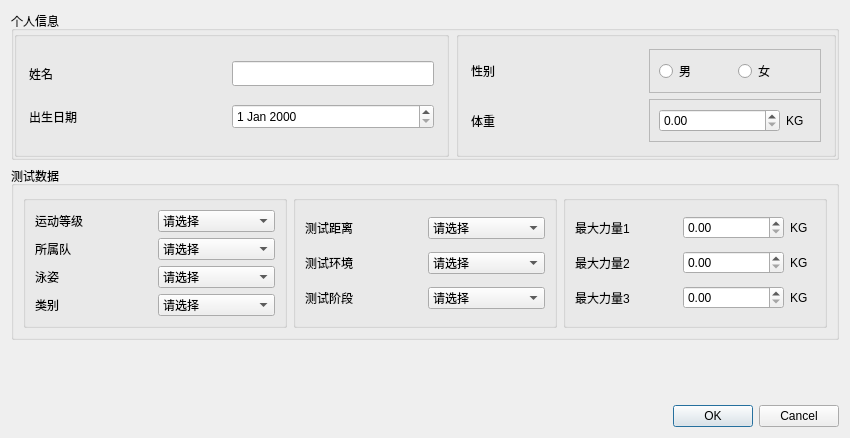
<?xml version="1.0" encoding="UTF-8"?>
<ui version="4.0">
 <class>NewData</class>
 <widget class="QDialog" name="NewData">
  <property name="geometry">
   <rect>
    <x>0</x>
    <y>0</y>
    <width>850</width>
    <height>438</height>
   </rect>
  </property>
  <property name="windowTitle">
   <string>数据录入</string>
  </property>
  <layout class="QVBoxLayout" name="verticalLayout_3">
   <item>
    <widget class="QGroupBox" name="groupBox">
     <property name="title">
      <string>个人信息</string>
     </property>
     <layout class="QHBoxLayout" name="horizontalLayout_5">
      <property name="spacing">
       <number>7</number>
      </property>
      <property name="leftMargin">
       <number>0</number>
      </property>
      <property name="topMargin">
       <number>0</number>
      </property>
      <property name="rightMargin">
       <number>0</number>
      </property>
      <property name="bottomMargin">
       <number>0</number>
      </property>
      <item>
       <widget class="QGroupBox" name="groupBox_3">
        <property name="title">
         <string/>
        </property>
        <layout class="QVBoxLayout" name="verticalLayout_2">
         <property name="leftMargin">
          <number>12</number>
         </property>
         <property name="topMargin">
          <number>12</number>
         </property>
         <property name="rightMargin">
          <number>12</number>
         </property>
         <property name="bottomMargin">
          <number>12</number>
         </property>
         <item>
          <layout class="QHBoxLayout" name="horizontalLayout">
           <item>
            <widget class="QLabel" name="label_4">
             <property name="styleSheet">
              <string notr="true">
</string>
             </property>
             <property name="text">
              <string>姓名</string>
             </property>
            </widget>
           </item>
           <item>
            <widget class="QLineEdit" name="name">
             <property name="enabled">
              <bool>true</bool>
             </property>
             <property name="minimumSize">
              <size>
               <width>202</width>
               <height>25</height>
              </size>
             </property>
             <property name="maximumSize">
              <size>
               <width>202</width>
               <height>25</height>
              </size>
             </property>
            </widget>
           </item>
          </layout>
         </item>
         <item>
          <layout class="QHBoxLayout" name="horizontalLayout_4">
           <item>
            <widget class="QLabel" name="label_9">
             <property name="text">
              <string>出生日期</string>
             </property>
            </widget>
           </item>
           <item>
            <widget class="QDateEdit" name="birthday">
             <property name="minimumSize">
              <size>
               <width>202</width>
               <height>25</height>
              </size>
             </property>
             <property name="maximumSize">
              <size>
               <width>202</width>
               <height>25</height>
              </size>
             </property>
            </widget>
           </item>
          </layout>
         </item>
        </layout>
       </widget>
      </item>
      <item>
       <widget class="QGroupBox" name="groupBox_2">
        <property name="minimumSize">
         <size>
          <width>380</width>
          <height>0</height>
         </size>
        </property>
        <property name="title">
         <string/>
        </property>
        <layout class="QVBoxLayout" name="verticalLayout">
         <property name="leftMargin">
          <number>12</number>
         </property>
         <property name="topMargin">
          <number>12</number>
         </property>
         <property name="rightMargin">
          <number>12</number>
         </property>
         <property name="bottomMargin">
          <number>12</number>
         </property>
         <item>
          <layout class="QHBoxLayout" name="horizontalLayout_2">
           <item>
            <widget class="QLabel" name="label_8">
             <property name="text">
              <string>性别</string>
             </property>
            </widget>
           </item>
           <item>
            <widget class="QFrame" name="frame">
             <property name="frameShape">
              <enum>QFrame::StyledPanel</enum>
             </property>
             <property name="frameShadow">
              <enum>QFrame::Raised</enum>
             </property>
             <layout class="QHBoxLayout" name="horizontalLayout_6">
              <item>
               <widget class="QRadioButton" name="man">
                <property name="text">
                 <string>男</string>
                </property>
               </widget>
              </item>
              <item>
               <widget class="QRadioButton" name="woman">
                <property name="text">
                 <string>女</string>
                </property>
               </widget>
              </item>
             </layout>
            </widget>
           </item>
          </layout>
         </item>
         <item>
          <layout class="QHBoxLayout" name="horizontalLayout_3">
           <item>
            <widget class="QLabel" name="label_10">
             <property name="text">
              <string>体重</string>
             </property>
            </widget>
           </item>
           <item>
            <widget class="QFrame" name="frame_2">
             <property name="frameShape">
              <enum>QFrame::StyledPanel</enum>
             </property>
             <property name="frameShadow">
              <enum>QFrame::Raised</enum>
             </property>
             <layout class="QHBoxLayout" name="horizontalLayout_7">
              <item>
               <widget class="QDoubleSpinBox" name="weight"/>
              </item>
              <item>
               <widget class="QLabel" name="label_11">
                <property name="maximumSize">
                 <size>
                  <width>25</width>
                  <height>16777215</height>
                 </size>
                </property>
                <property name="text">
                 <string>KG</string>
                </property>
                <property name="alignment">
                 <set>Qt::AlignLeading|Qt::AlignLeft|Qt::AlignVCenter</set>
                </property>
                <property name="indent">
                 <number>-1</number>
                </property>
               </widget>
              </item>
             </layout>
            </widget>
           </item>
          </layout>
         </item>
        </layout>
       </widget>
      </item>
     </layout>
    </widget>
   </item>
   <item>
    <widget class="QGroupBox" name="groupBox_5">
     <property name="title">
      <string>测试数据</string>
     </property>
     <layout class="QHBoxLayout" name="horizontalLayout_9">
      <item>
       <widget class="QGroupBox" name="groupBox_6">
        <property name="title">
         <string/>
        </property>
        <layout class="QGridLayout" name="gridLayout_4">
         <item row="2" column="0">
          <widget class="QLabel" name="strokelabel">
           <property name="text">
            <string>泳姿</string>
           </property>
          </widget>
         </item>
         <item row="1" column="0">
          <widget class="QLabel" name="teamlabel">
           <property name="text">
            <string>所属队</string>
           </property>
          </widget>
         </item>
         <item row="2" column="1">
          <widget class="QComboBox" name="stroke">
           <item>
            <property name="text">
             <string>请选择</string>
            </property>
           </item>
          </widget>
         </item>
         <item row="3" column="0">
          <widget class="QLabel" name="typelabel">
           <property name="text">
            <string>类别</string>
           </property>
          </widget>
         </item>
         <item row="0" column="1">
          <widget class="QComboBox" name="sportLevel">
           <item>
            <property name="text">
             <string>请选择</string>
            </property>
           </item>
          </widget>
         </item>
         <item row="3" column="1">
          <widget class="QComboBox" name="type">
           <item>
            <property name="text">
             <string>请选择</string>
            </property>
           </item>
          </widget>
         </item>
         <item row="0" column="0">
          <widget class="QLabel" name="sportlevel">
           <property name="text">
            <string>运动等级</string>
           </property>
          </widget>
         </item>
         <item row="1" column="1">
          <widget class="QComboBox" name="team">
           <item>
            <property name="text">
             <string>请选择</string>
            </property>
           </item>
          </widget>
         </item>
        </layout>
       </widget>
      </item>
      <item>
       <widget class="QGroupBox" name="groupBox_7">
        <property name="title">
         <string/>
        </property>
        <layout class="QGridLayout" name="gridLayout_3">
         <item row="2" column="1">
          <widget class="QComboBox" name="testDistance">
           <item>
            <property name="text">
             <string>请选择</string>
            </property>
           </item>
          </widget>
         </item>
         <item row="4" column="0">
          <widget class="QLabel" name="label_3">
           <property name="text">
            <string>测试阶段</string>
           </property>
          </widget>
         </item>
         <item row="3" column="0">
          <widget class="QLabel" name="label">
           <property name="text">
            <string>测试环境</string>
           </property>
          </widget>
         </item>
         <item row="2" column="0">
          <widget class="QLabel" name="label_2">
           <property name="text">
            <string>测试距离</string>
           </property>
          </widget>
         </item>
         <item row="3" column="1">
          <widget class="QComboBox" name="testEnv">
           <item>
            <property name="text">
             <string>请选择</string>
            </property>
           </item>
          </widget>
         </item>
         <item row="4" column="1">
          <widget class="QComboBox" name="trainPhasse">
           <item>
            <property name="text">
             <string>请选择</string>
            </property>
           </item>
          </widget>
         </item>
        </layout>
       </widget>
      </item>
      <item>
       <widget class="QGroupBox" name="groupBox_8">
        <property name="title">
         <string/>
        </property>
        <layout class="QGridLayout" name="gridLayout">
         <item row="1" column="1">
          <widget class="QDoubleSpinBox" name="maxPower2">
           <property name="maximum">
            <double>1000.000000000000000</double>
           </property>
          </widget>
         </item>
         <item row="0" column="0">
          <widget class="QLabel" name="label_5">
           <property name="text">
            <string>最大力量1</string>
           </property>
          </widget>
         </item>
         <item row="1" column="0">
          <widget class="QLabel" name="label_6">
           <property name="text">
            <string>最大力量2</string>
           </property>
          </widget>
         </item>
         <item row="6" column="1">
          <widget class="QDoubleSpinBox" name="maxPower3">
           <property name="maximum">
            <double>1000.000000000000000</double>
           </property>
          </widget>
         </item>
         <item row="0" column="1">
          <widget class="QDoubleSpinBox" name="maxPower1">
           <property name="maximum">
            <double>1000.000000000000000</double>
           </property>
          </widget>
         </item>
         <item row="6" column="0">
          <widget class="QLabel" name="label_7">
           <property name="text">
            <string>最大力量3</string>
           </property>
          </widget>
         </item>
         <item row="0" column="2">
          <widget class="QLabel" name="label_12">
           <property name="maximumSize">
            <size>
             <width>25</width>
             <height>16777215</height>
            </size>
           </property>
           <property name="text">
            <string>KG</string>
           </property>
           <property name="alignment">
            <set>Qt::AlignLeading|Qt::AlignLeft|Qt::AlignVCenter</set>
           </property>
          </widget>
         </item>
         <item row="1" column="2">
          <widget class="QLabel" name="label_13">
           <property name="text">
            <string>KG</string>
           </property>
           <property name="alignment">
            <set>Qt::AlignLeading|Qt::AlignLeft|Qt::AlignVCenter</set>
           </property>
          </widget>
         </item>
         <item row="6" column="2">
          <widget class="QLabel" name="label_14">
           <property name="text">
            <string>KG</string>
           </property>
           <property name="alignment">
            <set>Qt::AlignLeading|Qt::AlignLeft|Qt::AlignVCenter</set>
           </property>
          </widget>
         </item>
        </layout>
       </widget>
      </item>
     </layout>
    </widget>
   </item>
   <item>
    <widget class="QLabel" name="warnLabel">
     <property name="styleSheet">
      <string notr="true">color: rgb(255, 0, 0);</string>
     </property>
     <property name="text">
      <string/>
     </property>
    </widget>
   </item>
   <item>
    <widget class="QDialogButtonBox" name="buttonBox">
     <property name="orientation">
      <enum>Qt::Horizontal</enum>
     </property>
     <property name="standardButtons">
      <set>QDialogButtonBox::Cancel|QDialogButtonBox::Ok</set>
     </property>
    </widget>
   </item>
  </layout>
 </widget>
 <resources/>
 <connections>
  <connection>
   <sender>buttonBox</sender>
   <signal>accepted()</signal>
   <receiver>NewData</receiver>
   <slot>accept()</slot>
   <hints>
    <hint type="sourcelabel">
     <x>248</x>
     <y>254</y>
    </hint>
    <hint type="destinationlabel">
     <x>157</x>
     <y>274</y>
    </hint>
   </hints>
  </connection>
  <connection>
   <sender>buttonBox</sender>
   <signal>rejected()</signal>
   <receiver>NewData</receiver>
   <slot>reject()</slot>
   <hints>
    <hint type="sourcelabel">
     <x>316</x>
     <y>260</y>
    </hint>
    <hint type="destinationlabel">
     <x>286</x>
     <y>274</y>
    </hint>
   </hints>
  </connection>
 </connections>
</ui>
